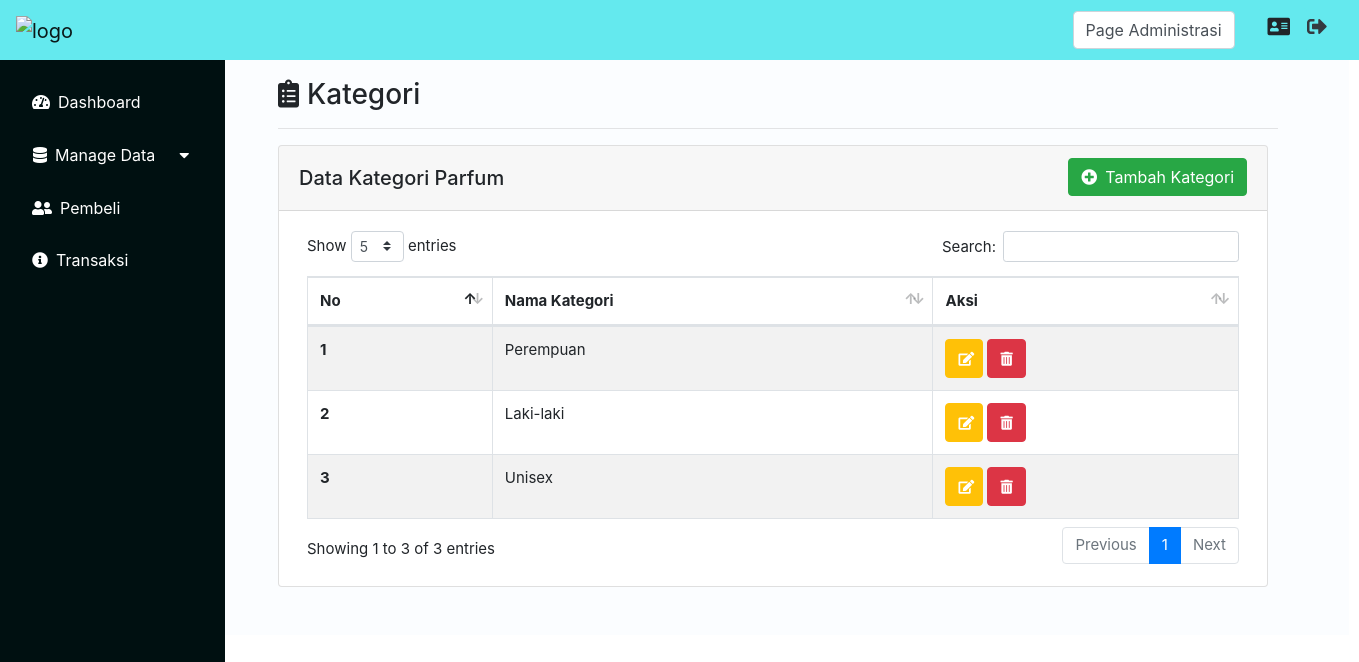
The app's page /index.php?page=Kategori&aksi=view (signed in) with its own data.
### tables this page shows
CREATE TABLE `kategori` (
  `id_kategori` int(11) NOT NULL,
  `gender` varchar(10) NOT NULL
);

### Controller/KategoriController.php (called while the page is built, shortened)
<?php
class KategoriController
{
    private $model;
    public function __construct()
    {
        $this->model = new KategoriModel();
    }
    public function index()
    {
        $data = $this->model->get();
        extract($data);
        require_once("View/Kategori/index.php");
    }
}

### koneksi.php (called while the page is built, shortened)
<?php
function koneksi()
{
    $db_host = "localhost";
    $db_user = "root";
    $db_password = "";
    $db_database = "db_TokoParfum";
    try {
        return new mysqli($db_host, $db_user, $db_password, $db_database);
    } catch (Exception $e) {
        echo "Terjadi Kesalahan koneksi database";
    }
}

### Model/KategoriModel.php (called while the page is built, shortened)
<?php
class KategoriModel
{
    public function get()
    {
        $sql = "SELECT * FROM kategori";
        $query = koneksi()->query($sql);
        $hasil = [];
        while ($data = $query->fetch_assoc()) {
            $hasil[] = $data;
        }
        return $hasil;
    }
}

### View/Kategori/index.php (the view)
<div class="col-md-10 p-5 pt-2">
    <h3><i class="fas fa-clipboard-list mr-2 mt-3"></i>Kategori</h3>
    <hr class="garis">
    <div class="card">
        <div class="card-header">
            <div class="float-left mt-2">
                <h5>Data Kategori Parfum</h5>
            </div>
            <?php
            if ($_SESSION['jabatan'] == 'Administrasi') :
            ?>
                <a href="index.php?page=Kategori&aksi=createKategori" class="btn btn-success float-right"><i class="fas fa-plus-circle mr-2"></i>Tambah Kategori</a>
            <?php
            endif
            ?>
        </div>
        <div class="card-body ml-2 mr-2">
            <table id="example" class="table table-striped table-bordered" style="width:100%">
                <thead>
                    <tr>
                        <th scope="col">No</th>
                        <th scope="col">Nama Kategori</th>
                        <?php
                        if ($_SESSION['jabatan'] == 'Administrasi') :
                        ?>
                            <th scope="col">Aksi</th>
                        <?php
                        endif
                        ?>
                    </tr>
                </thead>
                <tbody>
                    <?php $no = 1;
                    foreach ($data as $row) : ?>
                        <tr>
                            <th scope="row"><?= $no ?></th>
                            <td><?= ucfirst($row['gender']) ?></td>
                            <?php
                            if ($_SESSION['jabatan'] == 'Administrasi') :
                            ?>
                                <td><a href="index.php?page=Kategori&aksi=editKategori&id=<?= $row['id_kategori'] ?>" class="btn btn-sm btn-warning text-white rounded p-2"><i class="fas fa-edit ml-1" data-toggle="tooltip" title="Update Data"></i></a>
                                    <a href="index.php?page=Kategori&aksi=deleteKategori&id=<?= $row['id_kategori'] ?>" class="btn btn-sm btn-danger text-white rounded p-2"><i class="fas fa-trash-alt mr-1 ml-1" data-toggle="tooltip" title="Hapus Data"></i></a>
                                </td>
                            <?php
                            endif
                            ?>
                        </tr>
                    <?php $no++;
                    endforeach; ?>
                </tbody>
            </table>
        </div>
    </div>
</div>

### assets/css/solid.css (style rules this page uses)
.fa, .fas { font-family: 'Font Awesome 5 Free'; font-weight: 900; }

### assets/css/allprogramview.css (style rules this page uses)
.card { width: 990px; }
.garis { width: 1000px; background-color: rgba(240, 248, 255, 0); }

### records on screen
kategori: gender "Perempuan"
kategori: gender "Laki-laki"
kategori: gender "Unisex"

### other values on screen
$_SESSION['jabatan'] "Administrasi"
